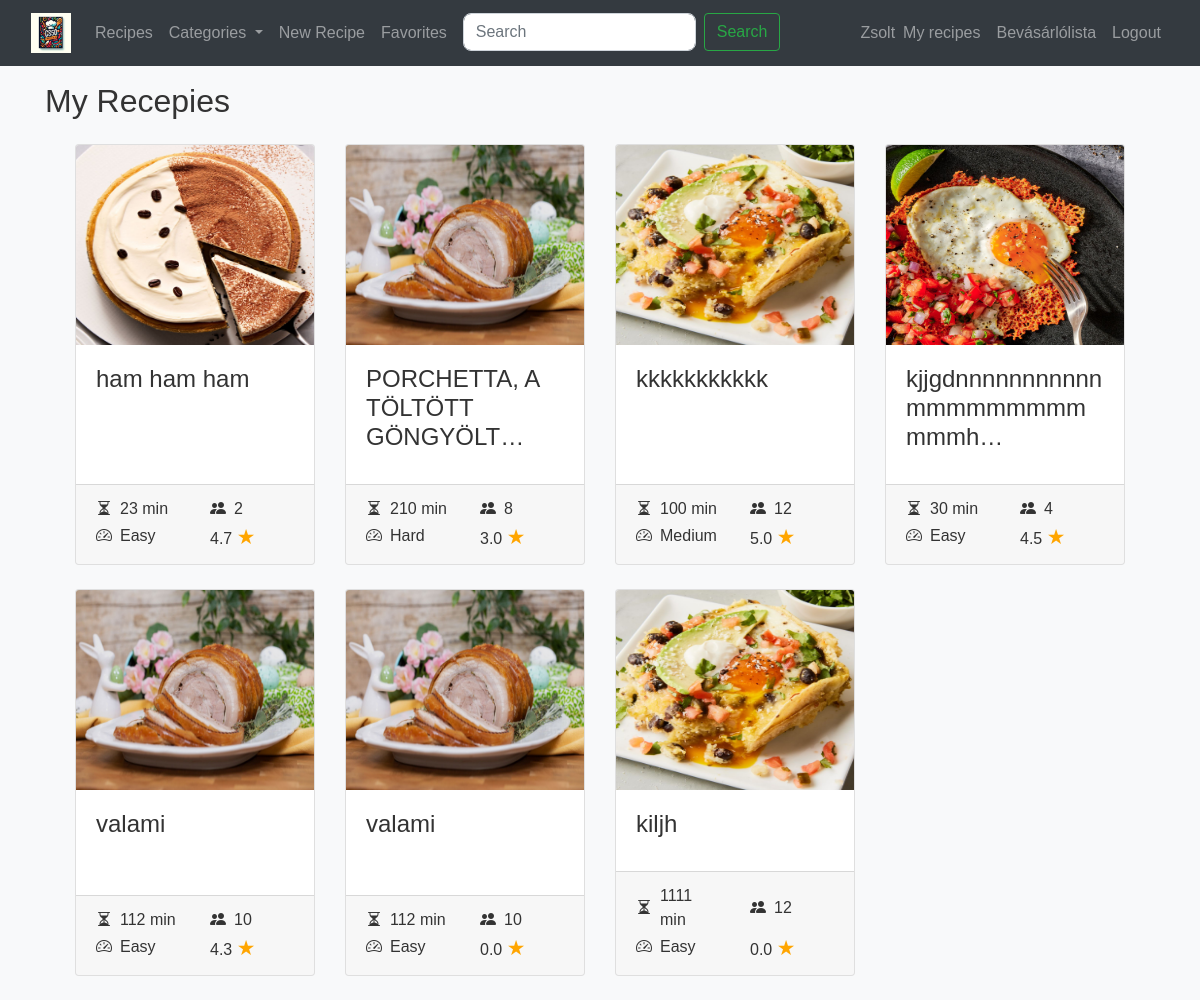
Screenshot of /my_recipes (signed in) with the database file from the repository.
### recepies/models.py (models this page shows, shortened)
class Recipe(models.Model):
  title = models.CharField(max_length=128)
  serving = models.PositiveIntegerField()
  preparation_time = models.PositiveIntegerField()
  difficulty = models.CharField(
    max_length=6,
    choices=DifficultyLevel.choices,
    default=DifficultyLevel.EASY
  )
  raw_ingredients = models.TextField(help_text="List ingredients as free text.")
  ingredients = models.ManyToManyField(Ingredient, related_name='recipes')
  preparation = models.TextField()
  image = models.ImageField(upload_to='recepies/', null=True, blank=True)
  categories = models.ManyToManyField(Category, related_name='recipes')
  ratings = models.JSONField(default=dict)
  average_rating = models.FloatField(default=0.0)
  created_at = models.DateTimeField(auto_now_add=True)
  creator = models.ForeignKey(User, on_delete=models.CASCADE, related_name="creator_recipe")

### recepies/views.py (the view)
# urls.py: path("my_recipes", views.my_recipes, name="my_recipes"),
def my_recipes(request):
    recipes = Recipe.objects.filter(creator=request.user)
    return render(request, 'recepies/my_recipes.html', {"recipes": recipes})

### recepies/templates/recepies/my_recipes.html (shortened to what this page needs)
{% extends "recepies/layout.html" %} {% block content %}
<h2 class="mb-4">My Recepies</h2>
<div class="container mt-3">
  <div class="row ml-auto mr-auto">
    {% for recipe in recipes%}
    <div class="col-6 col-md-6 col-lg-3 mb-4">
      <div class="card card-listing h-100 d-flex flex-column">
        <img
          class="card-img-top img-fluid"
          src="{{ recipe.image.url }}"
          alt="{{ recipe.title }}"
          style="width: 300px; height: 200px; "
        />
        <div class="card-body">
          <h4 class="card-title">{{ recipe.title|truncatechars:30 }}</h4>
        </div>
        <div class="card-footer mt-auto">
          <div class="row">
              <div class="col-6 d-flex align-items-center">
                  <i class="bi bi-hourglass-split"></i>
                  <span class="ml-2">{{ recipe.preparation_time }} min</span>
              </div>
              <div class="col-6 d-flex align-items-center">
                  <i class="bi bi-people-fill"></i>
                  <span class="ml-2">{{ recipe.serving }}</span>
              </div>
              <div class="col-6 d-flex align-items-center">
                  <i class="bi bi-speedometer2"></i>
                  <span class="ml-2">{{ recipe.difficulty }}</span>
              </div>
              <div class="col-6 d-flex align-items-center">
                  <p class="mb-0">{{ recipe.average_rating|floatformat:1 }} <span class="star-orange" style="font-size: 1.3rem">&#9733;</span></p>
              </div>
          </div>
      </div>
      </div>
    </div>
    {% endfor %}
  </div>
</div>
{% endblock %}

### recepies/templates/recepies/layout.html (shortened to what this page needs)
{% load static %}
<!DOCTYPE html>
<html lang="en" >
  <head>
    <link
      rel="stylesheet"
      href="https://stackpath.bootstrapcdn.com/bootstrap/4.4.1/css/bootstrap.min.css"
    />
    <link rel="stylesheet" href="https://cdnjs.cloudflare.com/ajax/libs/font-awesome/6.5.1/css/all.min.css" />
    <link href="https://cdn.jsdelivr.net/npm/bootstrap-icons@1.9.1/font/bootstrap-icons.css" rel="stylesheet">
    <link href="{% static 'recepies/style.css' %}" rel="stylesheet" />
  </head>
  <body>
    <nav class="navbar navbar-expand-lg navbar-dark bg-dark">
        <div class="container-fluid">
            <a class="navbar-brand" href="{% url 'index' %}">
                <img src="{% static 'recepies/Colorful_book.webp' %}" alt="Logo" style="height: 40px;">
            </a>
            <div class="collapse navbar-collapse" id="navbarNav">
                <ul class="navbar-nav me-auto">
                    <li class="nav-item">
                        <a class="nav-link" href="{% url 'index' %}">Recipes</a>
                    </li>
                    <li class="nav-item dropdown">
                        <a class="nav-link dropdown-toggle" href="#" id="navbarDropdownMenuLink" role="button" data-toggle="dropdown" aria-haspopup="true" aria-expanded="false">
                            Categories
                        </a>
                    {% if user.is_authenticated %}
                        <li class="nav-item">
                            <a class="nav-link" href="{% url 'recipe_add' %}">New Recipe</a>
                        </li>
                        <li class="nav-item">
                            <a class="nav-link" href="{% url 'favorites' %}">Favorites</a>
                        </li>
                        <li class="nav-item">
                            <form action="{% url 'search' %}" method="get" class="d-flex">
                                <input  name="query" class="form-control ml-2 search-input" type="search" placeholder="Search" aria-label="Search">
                                <button class="btn btn-outline-success ml-2 my-sm-0" type="submit">Search</button>
                            </form>
                        </li>
                    {% endif %}
                </ul>
                <ul class="navbar-nav ml-auto">
                    {% if user.is_authenticated %}
                        <li class="nav-item">
                            <span class="navbar-text">{{ user.username }}</span>
                        </li>
                        <li class="nav-item">
                            <a class="nav-link" href="{% url 'my_recipes' %}">My recipes</a>
                        </li>
                        <li class="nav-item">
                            <a class="nav-link" href="{% url 'view_shopping_list' %}">Bevásárlólista</a>
                        </li>
                        <li class="nav-item">
                            <a class="nav-link" href="{% url 'logout' %}">Logout</a>
                        </li>
                    {% endif %}
                </ul>
            </div>
        </div>
    </nav>
  <div class="container mt-3">
      {% block content %}
      {% endblock %}
  </div>
  </body>
</html>

### recepies/static/recepies/style.css (style rules this page uses)
body { font-family: 'Poppins', sans-serif; background-color: #f8f9fa; color: #333; }
.form-control, .form-select { border-radius: 0.5rem; border: 1px solid #ced4da; }
.star-orange { font-size: 1rem; color: orange; }
.card-footer .row > div { display: flex; align-items: center; }
.star-orange { font-size: 1.3rem; color: orange; }

### recepies/templates/recepies/layout.html (style rules this page uses)
.navbar-brand img { max-height: 100px; }

### rows the page displays
Recipe: image (picture), title "ham ham ham", preparation_time "23", serving "2", difficulty "Easy", average_rating "4.7"
Recipe: image (picture), title "PORCHETTA, A TÖLTÖTT GÖNGYÖLT…", preparation_time "210", serving "8", difficulty "Hard", average_rating "3.0"
Recipe: image (picture), title "kkkkkkkkkkk", preparation_time "100", serving "12", difficulty "Medium", average_rating "5.0"
Recipe: image (picture), title "kjjgdnnnnnnnnnnnmmmmmmmmmmmmh…", preparation_time "30", serving "4", difficulty "Easy", average_rating "4.5"
Recipe: image (picture), title "valami", preparation_time "112", serving "10", difficulty "Easy", average_rating "4.3"
Recipe: image (picture), title "valami", preparation_time "112", serving "10", difficulty "Easy", average_rating "0.0"
Recipe: image (picture), title "kiljh", preparation_time "1111", serving "12", difficulty "Easy", average_rating "0.0"

### other values shown
{{ user.username }} "Zsolt"
